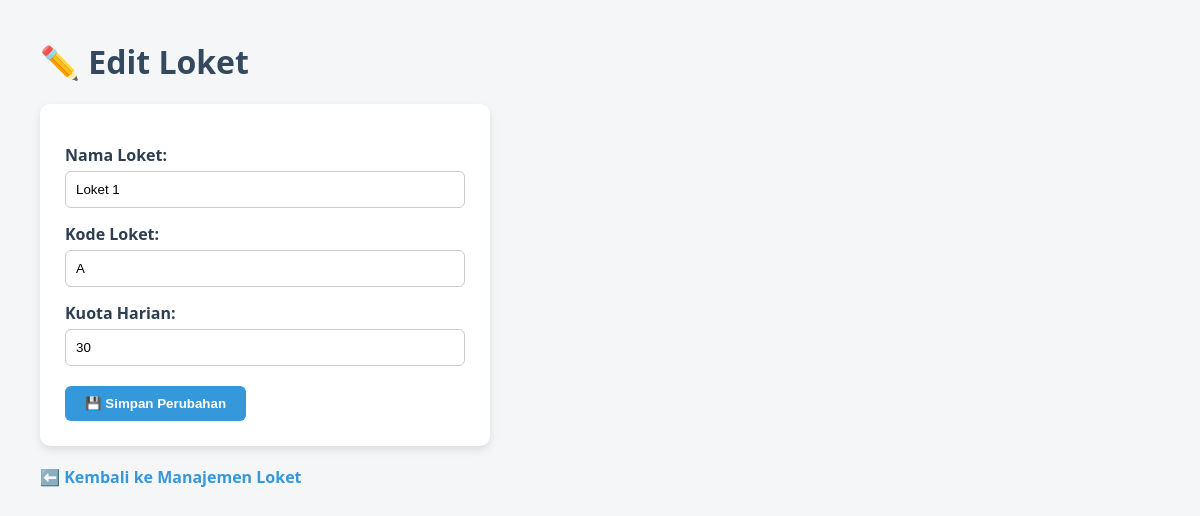
Page /admin/loket/edit/1 (signed in) on the committed database.
### tables this page shows
CREATE TABLE loket (
    id INTEGER PRIMARY KEY AUTOINCREMENT,
    nama TEXT NOT NULL,
    kode TEXT NOT NULL
, kuota_harian INTEGER DEFAULT 50);

### app.py (the view, shortened to what this page needs)
@app.route('/admin/loket/edit/<int:id>', methods=['GET', 'POST'])
def edit_loket(id):
    if 'user_id' not in session or session.get('role') != 'admin':
        return redirect(url_for('login'))
    conn = get_db_connection()
    loket = conn.execute("SELECT * FROM loket WHERE id = ?", (id,)).fetchone()
    conn.close()
    return render_template('edit_loket.html', loket=loket)

### app.py (called while the page is built)
def get_db_connection():
    conn = sqlite3.connect('database.db')
    conn.row_factory = sqlite3.Row
    return conn

### templates/edit_loket.html (shortened to what this page needs)
<!DOCTYPE html>
<html>
<head>
</head>
<body>
    <h1>✏️ Edit Loket</h1>
    <form method="POST">
        <label>Nama Loket:</label>
        <input type="text" name="nama" value="{{ loket.nama }}" required>
        <label>Kode Loket:</label>
        <input type="text" name="kode" value="{{ loket.kode }}" required>
        <label>Kuota Harian:</label>
        <input type="number" name="kuota" value="{{ loket.kuota_harian }}" min="1" required>
        <button type="submit">💾 Simpan Perubahan</button>
    </form>
    <a href="{{ url_for('admin_loket') }}">⬅️ Kembali ke Manajemen Loket</a>
</body>
</html>

### templates/edit_loket.html (style rules this page uses)
body { font-family: 'Segoe UI', sans-serif; background-color: #f4f6f8; margin: 40px; color: #2c3e50; }
h1 { color: #34495e; }
form { background-color: #fff; padding: 25px; border-radius: 10px; max-width: 400px; box-shadow: 0 4px 8px rgba(0,0,0,0.1); }
label { font-weight: bold; display: block; margin-top: 15px; margin-bottom: 5px; }
input[type="text"], input[type="number"] { width: 100%; padding: 10px; border-radius: 6px; border: 1px solid #ccc; box-sizing: border-box; }
button { margin-top: 20px; padding: 10px 20px; background-color: #3498db; color: white; border: none; border-radius: 6px; cursor: pointer; font-weight: bold; }
a { display: inline-block; margin-top: 20px; color: #3498db; text-decoration: none; font-weight: bold; }

### rows in the picture
loket: nama "Loket 1", kode "A", kuota "30"
